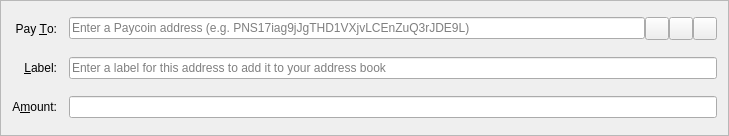
<?xml version="1.0" encoding="UTF-8"?>
<ui version="4.0">
 <class>SendCoinsEntry</class>
 <widget class="QFrame" name="SendCoinsEntry">
  <property name="geometry">
   <rect>
    <x>0</x>
    <y>0</y>
    <width>729</width>
    <height>136</height>
   </rect>
  </property>
  <property name="windowTitle">
   <string>Form</string>
  </property>
  <property name="frameShape">
   <enum>QFrame::StyledPanel</enum>
  </property>
  <property name="frameShadow">
   <enum>QFrame::Sunken</enum>
  </property>
  <layout class="QGridLayout" name="gridLayout">
   <property name="spacing">
    <number>12</number>
   </property>
   <item row="5" column="0">
    <widget class="QLabel" name="label">
     <property name="text">
      <string>A&amp;mount:</string>
     </property>
     <property name="alignment">
      <set>Qt::AlignRight|Qt::AlignTrailing|Qt::AlignVCenter</set>
     </property>
     <property name="buddy">
      <cstring>payAmount</cstring>
     </property>
    </widget>
   </item>
   <item row="3" column="0">
    <widget class="QLabel" name="label_2">
     <property name="text">
      <string>Pay &amp;To:</string>
     </property>
     <property name="alignment">
      <set>Qt::AlignRight|Qt::AlignTrailing|Qt::AlignVCenter</set>
     </property>
     <property name="buddy">
      <cstring>payTo</cstring>
     </property>
    </widget>
   </item>
   <item row="5" column="1">
    <widget class="sweetcoinAmountField" name="payAmount"/>
   </item>
   <item row="4" column="1">
    <layout class="QHBoxLayout" name="horizontalLayout_2">
     <property name="spacing">
      <number>0</number>
     </property>
     <item>
      <widget class="QValidatedLineEdit" name="addAsLabel">
       <property name="enabled">
        <bool>true</bool>
       </property>
       <property name="toolTip">
        <string>Enter a label for this address to add it to your address book</string>
       </property>
       <property name="placeholderText">
        <string>Enter a label for this address to add it to your address book</string>
       </property>
      </widget>
     </item>
    </layout>
   </item>
   <item row="4" column="0">
    <widget class="QLabel" name="label_4">
     <property name="text">
      <string>&amp;Label:</string>
     </property>
     <property name="alignment">
      <set>Qt::AlignRight|Qt::AlignTrailing|Qt::AlignVCenter</set>
     </property>
     <property name="buddy">
      <cstring>addAsLabel</cstring>
     </property>
    </widget>
   </item>
   <item row="3" column="1">
    <layout class="QHBoxLayout" name="payToLayout">
     <property name="spacing">
      <number>0</number>
     </property>
     <item>
      <widget class="QValidatedLineEdit" name="payTo">
       <property name="toolTip">
        <string>The address to send the payment to</string>
       </property>
       <property name="maxLength">
        <number>34</number>
       </property>
       <property name="placeholderText">
        <string>Enter a Paycoin address (e.g. PNS17iag9jJgTHD1VXjvLCEnZuQ3rJDE9L)</string>
       </property>
      </widget>
     </item>
     <item>
      <widget class="QToolButton" name="addressBookButton">
       <property name="toolTip">
        <string>Choose address from address book</string>
       </property>
       <property name="text">
        <string/>
       </property>
       <property name="icon">
        <iconset resource="../sweetcoin.qrc">
         <normaloff>:/icons/address-book</normaloff>:/icons/address-book</iconset>
       </property>
       <property name="shortcut">
        <string>Alt+A</string>
       </property>
      </widget>
     </item>
     <item>
      <widget class="QToolButton" name="pasteButton">
       <property name="toolTip">
        <string>Paste address from clipboard</string>
       </property>
       <property name="text">
        <string/>
       </property>
       <property name="icon">
        <iconset resource="../sweetcoin.qrc">
         <normaloff>:/icons/editpaste</normaloff>:/icons/editpaste</iconset>
       </property>
       <property name="shortcut">
        <string>Alt+P</string>
       </property>
      </widget>
     </item>
     <item>
      <widget class="QToolButton" name="deleteButton">
       <property name="toolTip">
        <string>Remove this recipient</string>
       </property>
       <property name="text">
        <string/>
       </property>
       <property name="icon">
        <iconset resource="../sweetcoin.qrc">
         <normaloff>:/icons/remove</normaloff>:/icons/remove</iconset>
       </property>
      </widget>
     </item>
    </layout>
   </item>
  </layout>
 </widget>
 <customwidgets>
  <customwidget>
   <class>sweetcoinAmountField</class>
   <extends>QLineEdit</extends>
   <header>sweetcoinamountfield.h</header>
   <container>1</container>
  </customwidget>
  <customwidget>
   <class>QValidatedLineEdit</class>
   <extends>QLineEdit</extends>
   <header>qvalidatedlineedit.h</header>
  </customwidget>
 </customwidgets>
 <resources>
  <include location="../sweetcoin.qrc"/>
 </resources>
 <connections/>
</ui>
